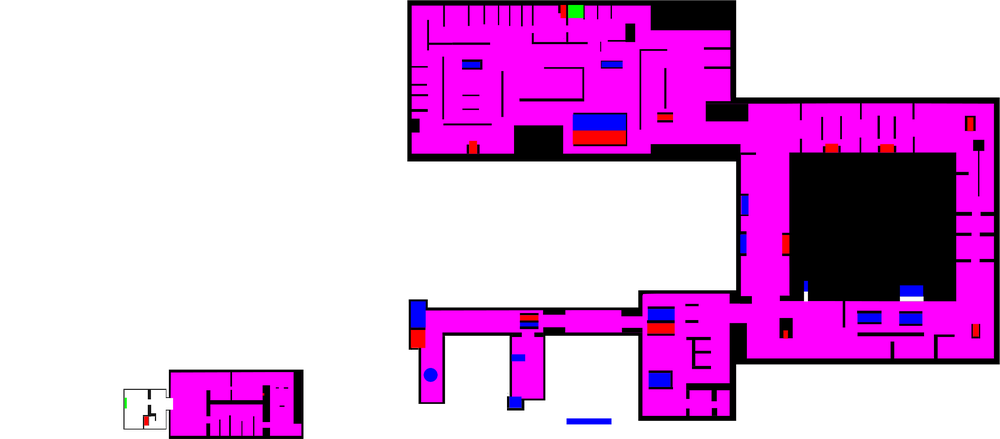
#> input picture data/louvre_test.png, 1000 x 439 px, shrunk from 2422 x 1063 before the run
$ python script.py louvre_test.png
#> lines starting #> are read from the running program, lines starting #| are printed output that depends on the picture; after the words box and inside, x2 and y2 are one past the last pixel; in counts of white or black regions, pixels touching at a corner belong together
from PIL import Image
import numpy as np
import matplotlib.pyplot as plt
import sys

for filename in sys.argv[1:]:

    try:
        img = np.array(Image.open(filename))
#> img is the input picture: shape (439, 1000, 4); mean R, G, B, A 58.5, 1.1, 59.5, 92.1
    except:
        print('error happen when open file')
        exit()

    conf_list = [ [0,0,0,0], [0,0,0,255],[255,255,255,255],[255,0,0,255],[0,255,0,255],[0,0,255,255],[255,0,255,255] ]

    rows,cols,dims = img.shape
#> rows = 439; cols = 1000; dims = 4

    def find_nearist(pix:list):
        res_array = list(map(lambda x: np.linalg.norm(np.array(x) - pix), conf_list))
        return conf_list[res_array.index(min(res_array))]
        # return [255,255,255,255]

    for i in range(rows):
        for j in range(cols):
            if list(img[i,j]) not in conf_list:
                img[i,j] = find_nearist(img[i,j])
#> this loop made 439 passes
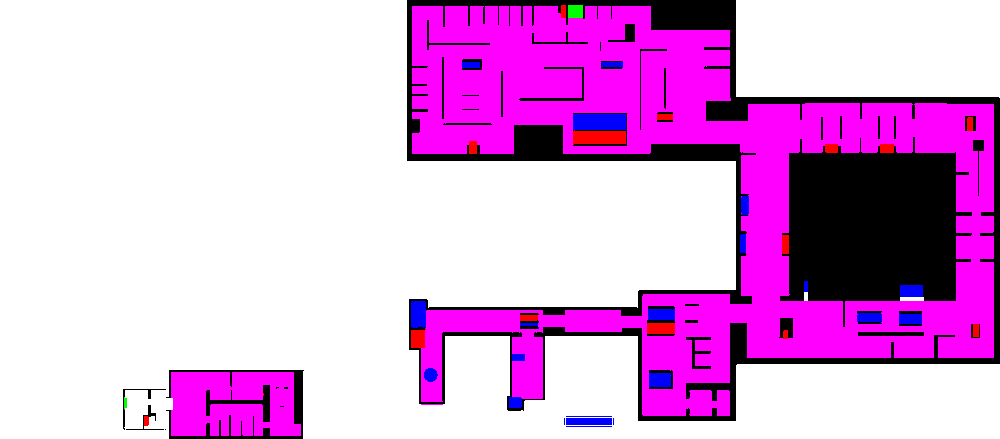
#> img: shape (439, 1000, 4); 8.51% of pixels changed, all inside (x1, y1, x2, y2) = (121, 0, 1000, 439); transparent parts drawn white

    im = Image.fromarray(img)

    im.save(filename)


$ run again, on data/louvrep2.png
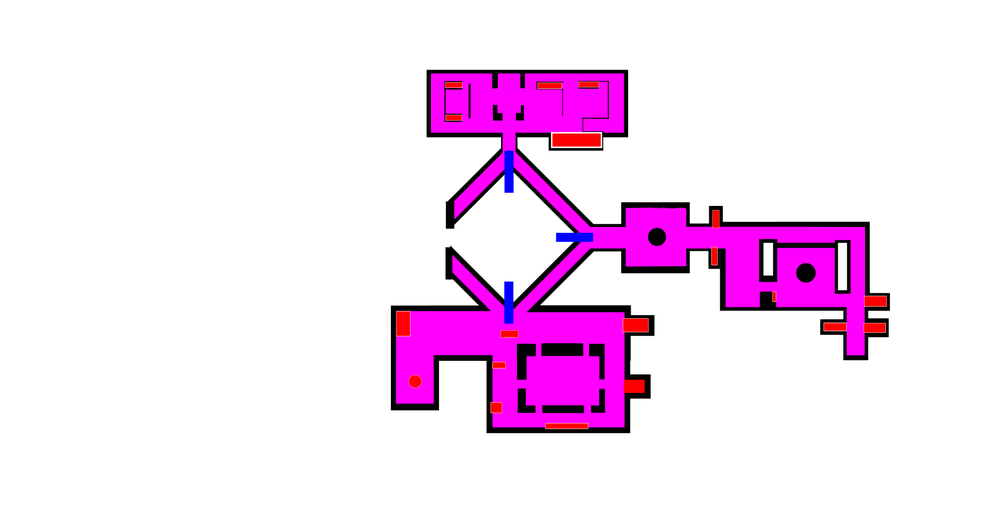
#> input picture data/louvrep2.png, 1000 x 513 px, shrunk from 1898 x 974 before the run
#> img is the input picture: shape (513, 1000, 4); mean R, G, B, A 31.7, 6.6, 30.5, 41.8
#> after the loop `for i in range(rows):`:
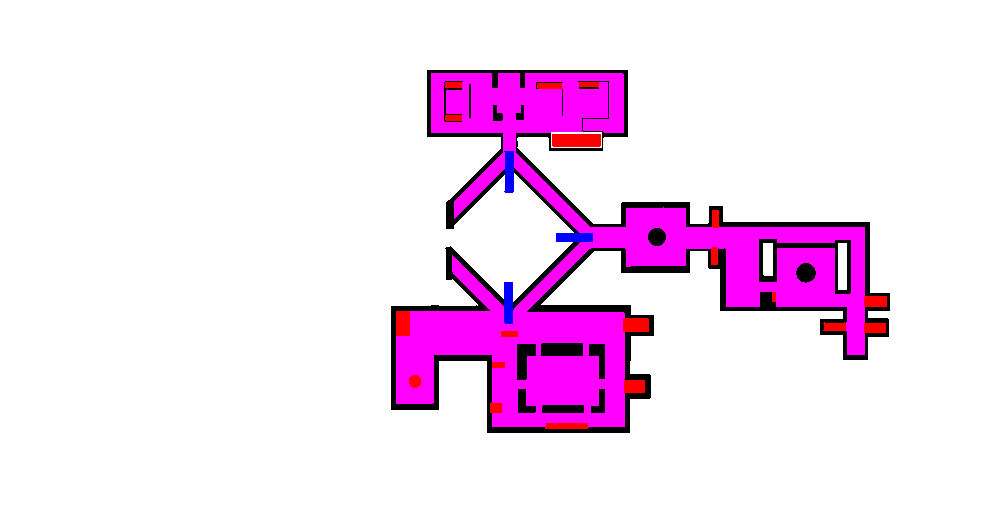
#> img: shape (513, 1000, 4); 5.64% of pixels changed, all inside (x1, y1, x2, y2) = (388, 67, 893, 436); transparent parts drawn white

$ run again, on data/louvrep3WithComment.png
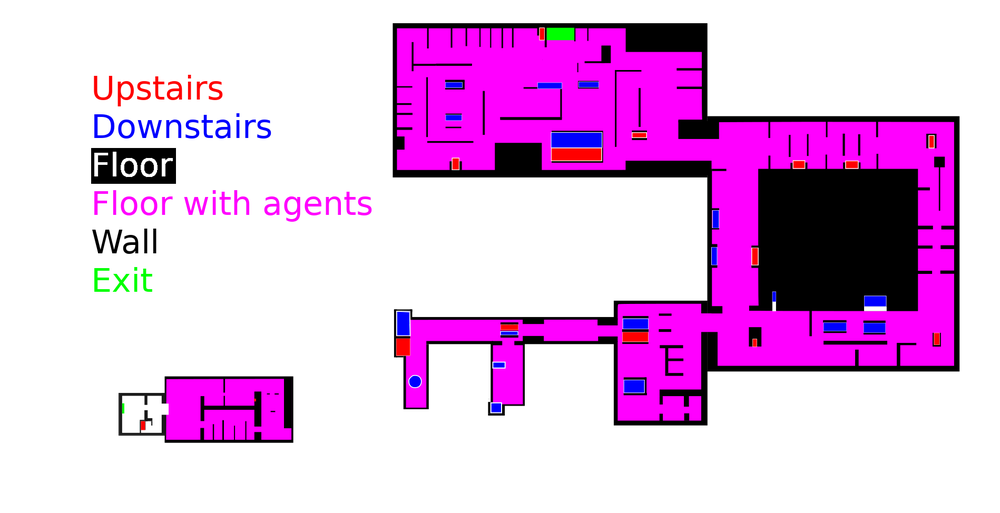
#> input picture data/louvrep3WithComment.png, 1000 x 513 px, shrunk from 1898 x 974 before the run
#> img is the input picture: shape (513, 1000, 4); mean R, G, B, A 50, 2.9, 50.9, 76.8
#> the loop `for i in range(rows):` made 513 passes
#> after the loop `for i in range(rows):`:
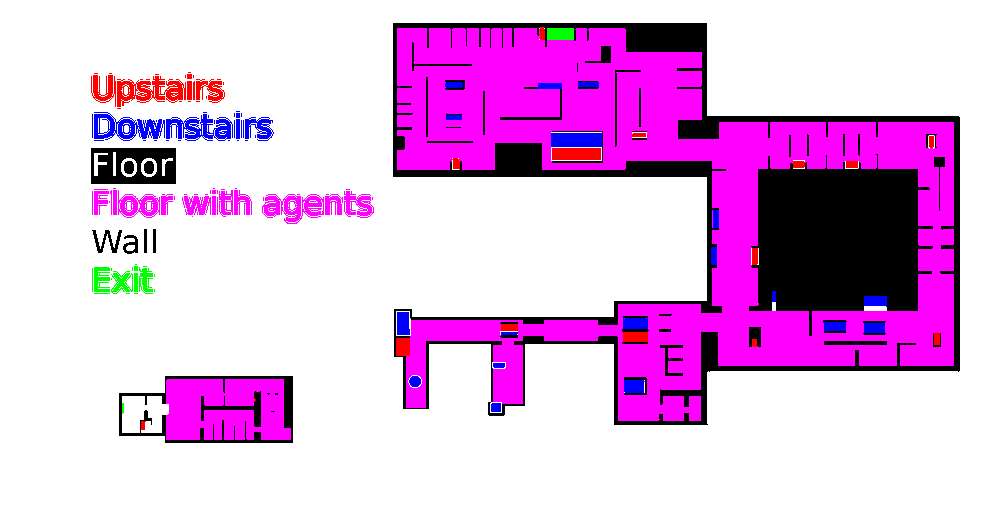
#> img: shape (513, 1000, 4); 9.87% of pixels changed, all inside (x1, y1, x2, y2) = (89, 21, 962, 443); transparent parts drawn white
